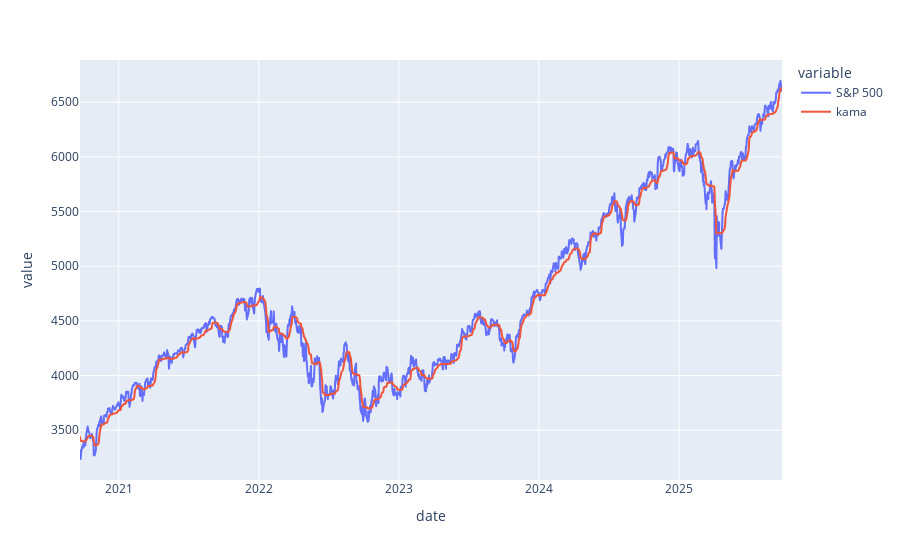

The cell this chart's notebook holds for it:
### Markdown cell above
# Testing KAMA

### Code cell
kama = KAMA(n=10, n_fast=2, n_slow=30)
sp500_kama = kama.calculate_kama(sp500_prices)
# pd.concat([sp500_prices, sp500_kama[0], sp500_kama[1], sp500_kama[2]], axis=1).head(11)

px.line(pd.concat([sp500_prices, sp500_kama[0]], axis=1).tail(252*5))

### Figure 1 — Plotly figure (JSON) as saved in the notebook; plotly's stock layout.template omitted (floating-point values rounded to 4 significant figures; data arrays with more than 128 entries replaced by an {"elided": "..."} marker saying what was removed)
{"data": [{"hovertemplate": "variable=S&P 500<br>date=%{x}<br>value=%{y}<extra></extra>", "legendgroup": "S&P 500", "line": {"color": "#636efa", "dash": "solid"}, "marker": {"symbol": "circle"}, "mode": "lines", "name": "S&P 500", "showlegend": true, "type": "scattergl", "x": {"elided": "1260 str values"}, "xaxis": "x", "y": {"elided": "1260 float values"}, "yaxis": "y"}, {"hovertemplate": "variable=kama<br>date=%{x}<br>value=%{y}<extra></extra>", "legendgroup": "kama", "line": {"color": "#EF553B", "dash": "solid"}, "marker": {"symbol": "circle"}, "mode": "lines", "name": "kama", "showlegend": true, "type": "scattergl", "x": {"elided": "1260 str values"}, "xaxis": "x", "y": {"elided": "1260 float values"}, "yaxis": "y"}], "layout": {"legend": {"title": {"text": "variable"}, "tracegroupgap": 0}, "margin": {"t": 60}, "xaxis": {"anchor": "y", "domain": [0, 1], "title": {"text": "date"}}, "yaxis": {"anchor": "x", "domain": [0, 1], "title": {"text": "value"}}}}
